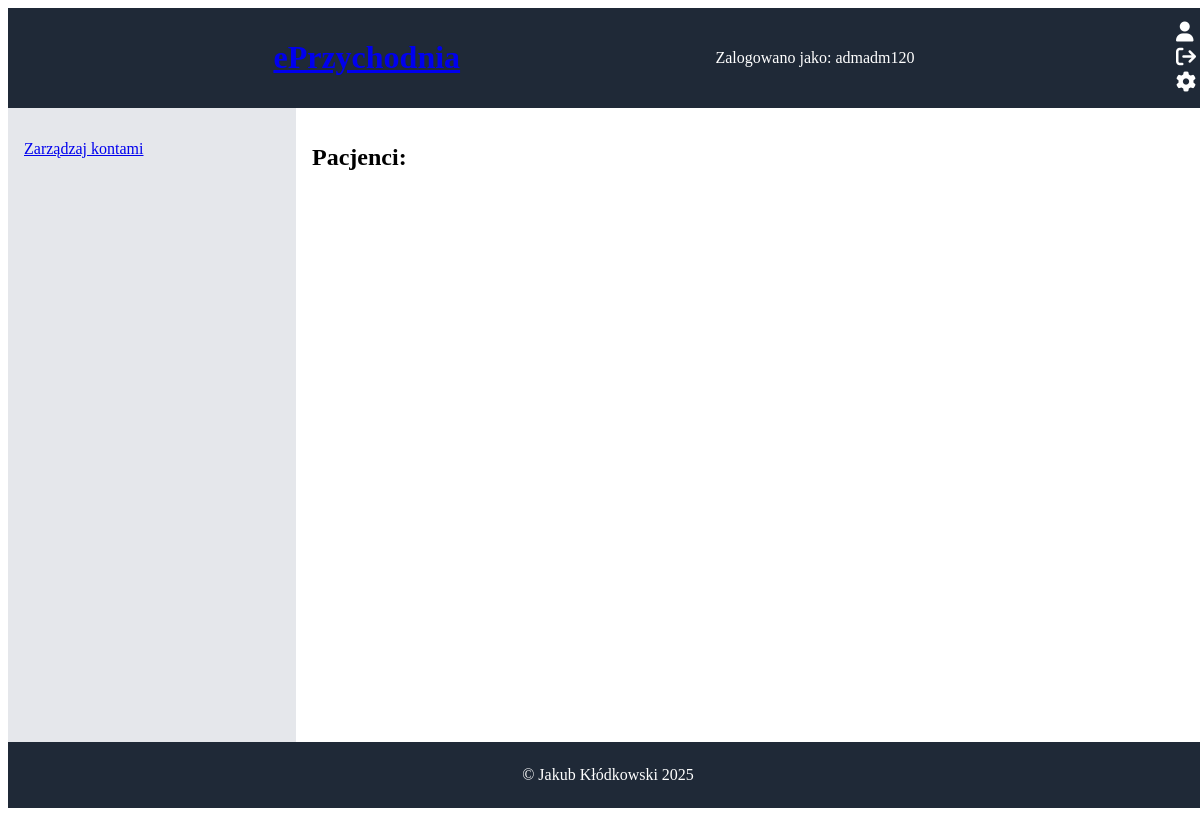
Before: /dane_pacjentow.php with the older database file.
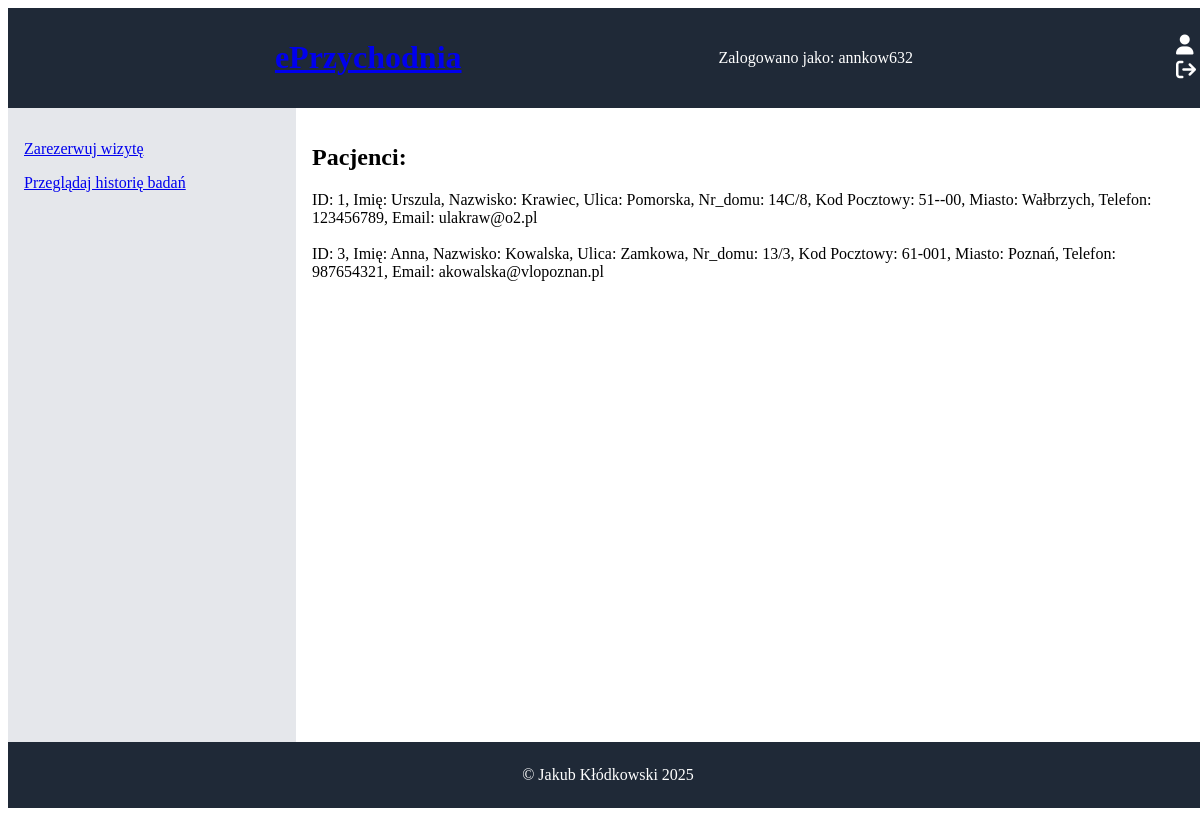
After: the same page with the newer database file.
### tables this page shows
CREATE TABLE `zalogowani` (
  `login` char(9) DEFAULT NULL,
  `haslo` varchar(100) DEFAULT NULL,
  `kto` varchar(100) DEFAULT NULL
);

CREATE TABLE `pacjenci` (
  `id_pacjenta` int(10) UNSIGNED NOT NULL,
  `imie` varchar(100) DEFAULT NULL,
  `nazwisko` varchar(100) DEFAULT NULL,
  `ulica` varchar(100) DEFAULT NULL,
  `nr_domu` varchar(10) DEFAULT NULL,
  `kp` char(6) DEFAULT NULL,
  `miasto` varchar(100) DEFAULT NULL,
  `tel` char(9) DEFAULT NULL,
  `email` varchar(100) DEFAULT NULL,
  `PESEL` char(11) DEFAULT NULL,
  `login` char(9) DEFAULT NULL,
  `haslo` varchar(100) DEFAULT NULL
);

### dane_pacjentow.php (the view, shortened to what this page needs)
<!DOCTYPE html>
<html lang="pl">
<head>
    <link rel="stylesheet" href="https://cdnjs.cloudflare.com/ajax/libs/font-awesome/6.4.2/css/all.min.css">
    <link rel="stylesheet" href="style.css">
</head>
<body>
    <header>
        <h1 class="text-xl font-bold text-center flex-1"><a href="index.php">ePrzychodnia</a></h1>
        <?php
            $connect = mysqli_connect("localhost", "root", "", "eprzychodnia");
            $query0 = "SELECT `login` FROM `zalogowani` LIMIT 1";
            $result = mysqli_query($connect, $query0);
            if ($result && mysqli_num_rows($result) > 0) {
                $row = mysqli_fetch_assoc($result);
                $log = $row['login'];
                echo "Zalogowano jako: " . htmlspecialchars($log);
            } else {
                echo "Nie zalogowano.";
            }
        ?>
        <div>
        <form action="zaloguj.php">
    <button class="icon-button"><i class="fa-solid fa-user"></i></button>
</form>
<form action="wyloguj.php">
    <button class="icon-button"><i class="fa fa-sign-out"></i></button>
</form>
<?php
$connect = mysqli_connect("localhost", "root", "", "eprzychodnia");
$query1 = "SELECT `kto` FROM `zalogowani`";
$result1 = mysqli_query($connect, $query1);
if ($row = mysqli_fetch_assoc($result1)) {
    $kto = $row['kto'];
    if ($kto == "admin" || $kto == "recepcjonista") {
        echo '
        <form action="ustawienia.php">
            <button type="submit" class="icon-button"><i class="fa-solid fa-cog"></i></button>
        </form>';
    }
}
?>
    </header>
    <div style="display: flex; flex: 1;">
        <nav>
            <?php
                $connect = mysqli_connect("localhost", "root", "", "eprzychodnia");
                $query0="select * from `zalogowani`";
                $result0=mysqli_query($connect,$query0);
                if(mysqli_num_rows($result0)>0){
                    $query1 = "SELECT `kto` FROM `zalogowani`";
                    $result1 = mysqli_query($connect, $query1);
                    if ($row = mysqli_fetch_assoc($result1)) {
                        $kto = $row['kto'];
                    }
                    $query2="select * from `uprawnienia` where `stanowisko`='".$kto."'";
                    $result2=mysqli_query($connect,$query2);
                    if($row=mysqli_fetch_assoc($result2)){
                        $zaloz_konto=$row['zaloz_konto'];
                        $usun_konto=$row['usun_konto'];
                        $rezerwuj=$row['rezerwuj'];
                        $przegladaj_historie=$row['przegladaj_historie'];
                        if($zaloz_konto==1 && $usun_konto==1){
                            echo "<p><a href='zarzadzaj_kontami.php'>Zarządzaj kontami</a></p>";
                        }
                        if($rezerwuj==1){
                            echo "<p><a href='rezerwuj.php'>Zarezerwuj wizytę</a></p>";
                        }
                        if($przegladaj_historie==1){
                            echo "<p><a href='historia.php'>Przeglądaj historię badań</a></p>";
                        }
                    }
                }
            ?>
        </nav>
        <main>
            <div class="index-content">
                <h2>Pacjenci: </h2>
                <?php
                    $connect = mysqli_connect("localhost", "root", "", "eprzychodnia");
                    $query0="select * from `pacjenci`";
                    $result0=mysqli_query($connect,$query0);
                    while($row=mysqli_fetch_assoc($result0)){
                        echo "ID: ".$row['id_pacjenta'].", Imię: ".$row['imie'].", Nazwisko: ".$row['nazwisko'].", Ulica: ".$row['ulica'].", Nr_domu: ".$row['nr_domu'].", Kod Pocztowy: ".$row['kp'].", Miasto: ".$row['miasto'].", Telefon: ".$row['tel'].", Email: ".$row['email']."<br><br>";
                    }
                ?>
            </div>
        </main>
    </div>
    <footer>
        <p>&copy; Jakub Kłódkowski 2025</p>
    </footer>
</body>
</html>

### style.css (style rules this page uses)
body { display: flex; flex-direction: column; height: 100vh; overflow: hidden; }
header { background-color: #1f2937; color: white; padding: 10px; width: 100%; display: flex; justify-content: space-between; align-items: center; text-decoration: none; }
nav { background-color: #e5e7eb; width: 256px; padding: 16px; }
main { flex: 1; padding: 16px; }
footer { background-color: #1f2937; color: white; text-align: center; padding: 8px; width: 100%; }
.icon-button { color: white; font-size: 1.25rem; background: none; border: none; cursor: pointer; }

Changed rows visible on the page:
removed zalogowani: login "admadm120"
added zalogowani: login "annkow632"
added pacjenci: id_pacjenta "1", imie "Urszula", nazwisko "Krawiec", ulica "Pomorska", nr_domu "14C/8", kp "51--00", miasto "Wałbrzych", tel "123456789", email "ulakraw@o2.pl"
added pacjenci: id_pacjenta "3", imie "Anna", nazwisko "Kowalska", ulica "Zamkowa", nr_domu "13/3", kp "61-001", miasto "Poznań", tel "987654321", email "akowalska@vlopoznan.pl"
Other visible differences:
text no longer shown: "Zarządzaj kontami"
text now shown: "Zarezerwuj wizytę Przeglądaj historię badań"
